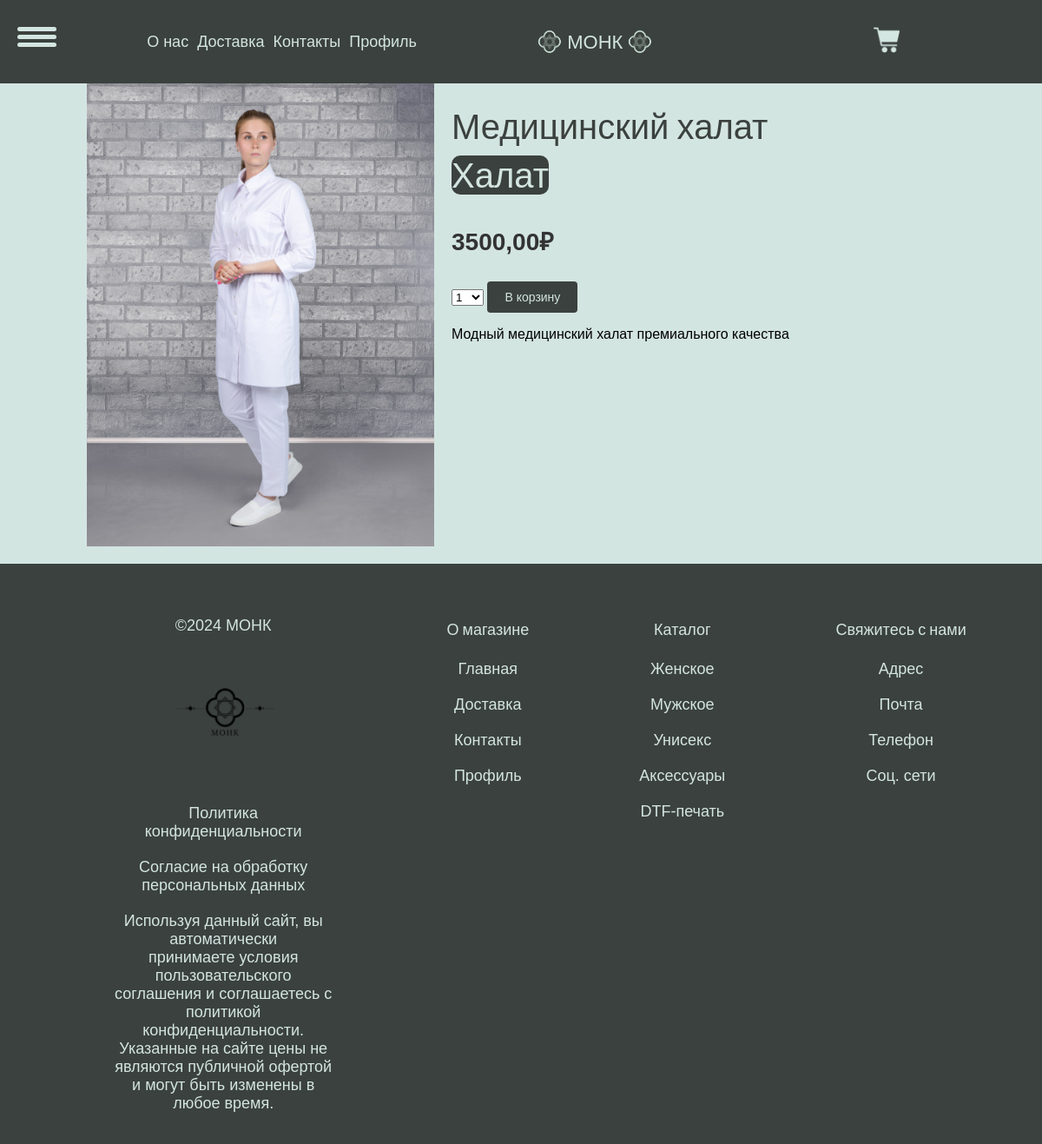
The page /1/1203283076 on the database its author committed.
### myshop/models.py (models this page shows, shortened)
class Product(models.Model):
    category = models.ForeignKey(Category,
                                 related_name='products',
                                 on_delete=models.CASCADE)
    name = models.CharField(max_length=150, db_index=True)
    slug = models.CharField(
           max_length = 10,
           blank=True,
           editable=False,
           unique=True,
           default=create_new_ref_number
      )
    color = models.ForeignKey(Color,
                              related_name='products',
                              on_delete=models.CASCADE)
    gender = models.ForeignKey(Gender,
                               related_name='products',
                               on_delete=models.CASCADE
                               )
    image = models.ImageField(upload_to=f'media/products/%Y/%m/%d', blank=True)
    description = models.TextField(max_length=1000, blank=True)
    price = models.DecimalField(max_digits=10, decimal_places=2)
    available = models.BooleanField(default=True)
    created = models.DateTimeField(auto_now_add=True)
    uploaded = models.DateTimeField(auto_now=True)
    class Meta:
        ordering = ('name',)
        verbose_name = 'Товар'
        verbose_name_plural = 'Товары'
        index_together = (('id', 'slug'),)

class Category(models.Model):
    name = models.CharField(max_length=100, db_index=True)
    slug = models.SlugField(max_length=100, unique=True)
    class Meta:
        ordering = ('name',)
        verbose_name = 'Категория'
        verbose_name_plural = 'Категории'
    def __str__(self):
        return self.name
    def get_absolute_url(self):
        return reverse('myshop:product_list_by_category', args=[self.slug])

### myshop/views.py (the view)
# urls.py: path('<int:id>/<slug:slug>', views.product_detail,
def product_detail(request, id, slug):
    product = get_object_or_404(Product, id=id, slug=slug, available=True)
    cart_product_form = CartAddProductForm()
    return render(request, 'shop/product/detail.html', {'product': product, 'cart_product_form': cart_product_form })

### cart/forms.py
class CartAddProductForm(forms.Form):
    quantity = forms.TypedChoiceField(
        choices=PRODUCT_QUANTITY_CHOICES,
        coerce=int,
        label=""
    )
    update = forms.BooleanField(
        required=False,
        initial=False,
        widget=forms.HiddenInput
    )

### cart/cart.py (called while the page is built)
    def __len__(self):
        return sum(item['quantity'] for item in self.cart.values())

### cart/context_processors.py (called while the page is built)
def cart(request):
    return {'cart': Cart(request)}

### myshop/templates/shop/product/detail.html (shortened to what this page needs)
{% extends "shop/base2.html" %}
{% load static %}
{% block content %}
<div class="product-detail">
    <img src="{% if product.image %}{{ product.image.url }}{% else %}{% static 'img/no_image.png' %}{% endif %}">
    <h1>{{ product.name }}</h1>
    <h2>
    <a style="border-radius: 10px; background-color:rgb(59, 65, 62); color:rgb(211, 229, 225);" href="{{ product.category.get_absolute_url }}">{{product.category }}</a>
    </h2>
    <p class="price">{{ product.price }}₽ </p>
        <form action="{% url 'cart:cart_add' product.id %}" method="post">
            {{ cart_product_form }}
            <input type="submit" value="В корзину">
        </form>
    <p class="description">{{ product.description|linebreaks }}</p>
</div>
{% endblock %}

### myshop/static/css/base.css (style rules this page uses)
body { margin:0; padding:0; font-family:helvetica, sans-serif; background-color: rgb(211, 229, 225); }
h1, h2, h3, h4, h5 , h6 { font-family: 'Ubuntu', sans-serif; font-weight:normal; font-size: clamp(10px, 5vw, 40px); }
a { text-decoration:none; color:#5993bb; }
a.button, input[type="submit"] { background-color:rgb(59, 65, 62); color:rgb(211, 229, 225); border-radius:4px; padding:10px 20px; font-size:14px; border:0; }
.product-detail { text-align:justify; }
.product-detail .price { color:#333; font-size:28px; font-weight:bold; }
.product-detail img { width:40%; float:left; padding:0 20px 20px 0; }
.product-detail h1 { margin-bottom:0; color: rgb(59, 65, 62); }
.product-detail h2 { margin-top:10px; }

### rows shown on the page
Product: image (picture), name "Медицинский халат", category "Халат", price "3500,00", description "Модный медицинский халат премиального качества"
